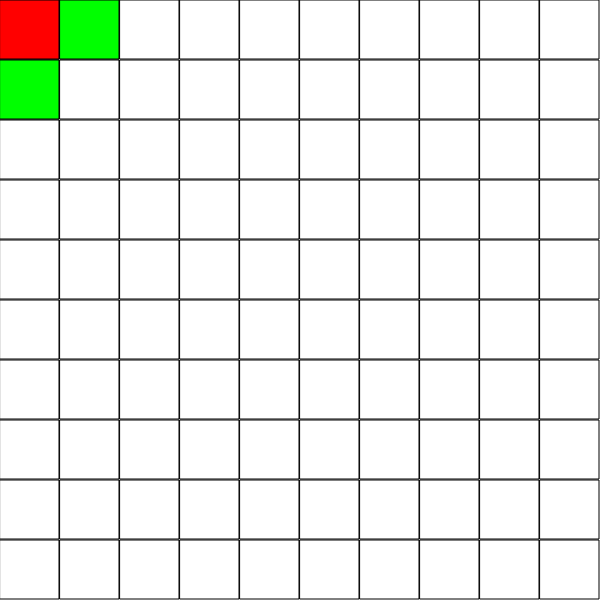
Frame 1 (no input)
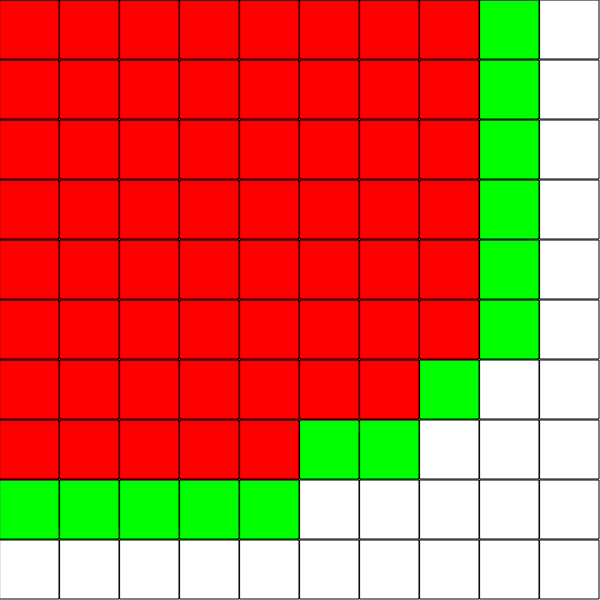
Frame 60 (no input)
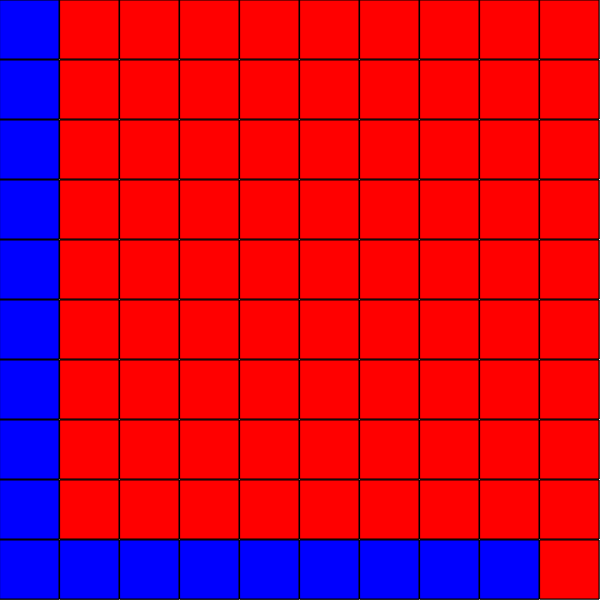
Frame 120 (the mouse pressed at the canvas centre since frame 60)

The p5.js sketch that drew these frames (run headless with seeded random() and noise() and a simulated clock; from frame 60 on, the mouse is pressed at the canvas centre):

// p5.js sketch
// ── sketch.js
function removeFromArray(arr, elt) {
    for (var i = arr.length - 1; i >= 0; i--) {
        if (arr[i] === elt) {
            arr.splice(i, 1);
        }
    }
}

function heuristic(a, b) {
    // Calculate euclidean distance using p5
    var d = dist(a.i, a.j, b.i, b.j);
    return d;
}

// Class to describe a cell in the grid
function Cell(i, j) {
    this.i = i;
    this.j = j;

    this.f = 0;
    this.g = 0;
    this.h = 0;
    this.neighbours = [];
    this.previous = undefined;

    this.addNeighbours = function(grid) {
        if (this.i < cols - 1) {
            this.neighbours.push(grid[this.i + 1][this.j]);
        }

        if (this.i > 0) {
            this.neighbours.push(grid[this.i - 1][this.j]);
        }

        if (this.j < cols - 1) {
            this.neighbours.push(grid[this.i][this.j + 1]);
        }

        if (this.j > 0) {
            this.neighbours.push(grid[this.i][this.j - 1]);
        }
    }

    this.show = function(col) {
        fill(col);
        rect(this.i * w, this.j * h, w - 1, h - 1);
    }
}

var cols, rows;
cols = 10;
rows = 10;

// To solve scaling issues
var w, h;

var grid = new Array(cols);

var openSet = [];
var closedSet = [];
var start;
var end;

var path = [];

function setup() {
    console.log("Desh's demonstration of the A* path-finding algorithm in p5.js");

    createCanvas(600, 600);

    w = width / cols;
    h = height / rows;

    for (var i = 0; i < cols; i++) {
        grid[i] = new Array(rows);
    }

    for (var i = 0; i < cols; i++) {
        for (var j = 0; j < rows; j++) {
            grid[i][j] = new Cell(i, j);
        }
    }

    for (var i = 0; i < cols; i++) {
        for (var j = 0; j < rows; j++) {
            grid[i][j].addNeighbours(grid);
        }
    }

    start = grid[0][0];
    end = grid[cols - 1][rows - 1];

    openSet.push(start);

    console.log(grid)
}

// Display cells in the openSet as green
function showOpenSet() {
    for (var i = 0; i < openSet.length; i++) {
        openSet[i].show(color(0, 255, 0));
    }
}

// Display cells in the closedSet as red
function showClosedSet() {
    for (var i = 0; i < closedSet.length; i++) {
        closedSet[i].show(color(255, 0, 0));
    }
}

// Display cells in the closedSet as blue
function showPath() {
    for (var i = 0; i < path.length; i++) {
        path[i].show(color(0, 0, 255));
    }
}

function draw() {
    if (openSet.length > 0) {
        // Continue the algorithm

        var lowestIndex = 0;
        for (var i = 0; i < openSet.length; i++) {
            if (openSet[i].f < openSet[lowestIndex].f) {
                lowestIndex = i;
            }
        }

        var current = openSet[lowestIndex];

        if (current === end) {
            // Finding and obtaining the path
            // Draw the similarity between this and backtracking through a singly linked list 
            var temp = current;
            while (temp.previous) {
                path.push(temp.previous);
                temp = temp.previous;
            }

            console.log("DONE!");
        }

        // openSet.remove(current); doesnt actually exist. Making a new function to remove an element from the array instead
        removeFromArray(openSet, current);
        closedSet.push(current);

        var neighbours = current.neighbours;
        for (var i = 0; i < neighbours.length; i++) {
            var neighbour = neighbours[i];

            if (!closedSet.includes(neighbour)) {
                // The amount of steps to get to a node is the number of steps it took to reach current + 1
                var tempGScore = current.g + 1;

                // Check if we reach the same G score by a more efficient path through another node in the openSet
                if (openSet.includes(neighbour)) {
                    if (tempGScore < neighbour.g) {
                        neighbour.g = tempGScore;
                    }
                } else {
                    neighbour.g = tempGScore;
                    openSet.push(neighbour);
                }

                // Calculate using heuristic function the best path
                // Making an educated guess on how long it will take to get from neighbour to the end
                // The heuristic we use will be the normal euclidean heuristic
                neighbour.h = heuristic(neighbour, end);

                // Calculate the score of the node using f(x) = g(x) + h(x)
                neighbour.f = neighbour.g + neighbour.h;

                // Tracing back the optimal path
                neighbour.previous = current;
            }
        }

    } else {
        // No solution
        console.log("No solution!");
    }

    background(255);

    for (var i = 0; i < cols; i++) {
        for (var j = 0; j < rows; j++) {
            grid[i][j].show(255);
        }
    }

    showClosedSet();
    showOpenSet();
    showPath();
}
